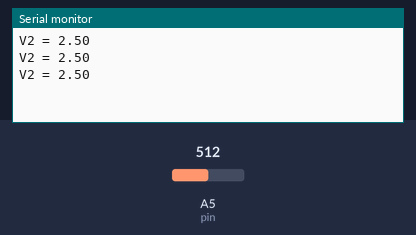
Bench run of a sketch on a simulated Arduino Uno, built with avr-gcc and run on an emulated ATmega328P. Parts: the last lines printed to the serial monitor. Inputs (shaded band) come from the test bench; at power-on: A5 (pin) = 512.

Above: at 1.3 s.
1.4 s: A5 (pin) set to 716
At 1.9 s:
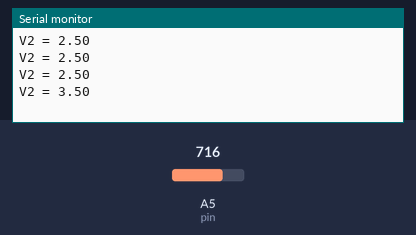
2.9 s: A5 (pin) set to 900
At 3.4 s:
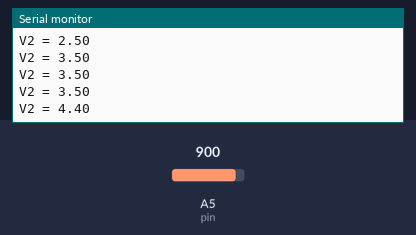
Timing chart, 0 to 5.9 s (numbered marks = the images above; inputs shaded):
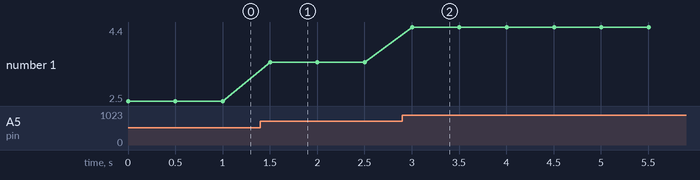

Measured:
- after the input at 1.4 s, the serial monitor: prints a new line after 0.10 s (image 1)
- after the input at 2.9 s, the serial monitor: prints a new line after 0.10 s (image 2)
- plotted number 1: 2.5 → 3.5 after the input at 1.4 s, 3.5 → 4.4 after the input at 2.9 s

The sketch:

read_analog_voltage_using_analog_command.ino
```cpp
int pin=A5 ;
int read_value;
float V2;
int delay_time=500;

void setup() {
  pinMode(pin,INPUT);
  Serial.begin(9600);
}

void loop() {
read_value=analogRead(pin);
V2=(5./1023.)*read_value;
Serial.print("V2 = ");
Serial.println(V2);
delay(delay_time);
}
```
